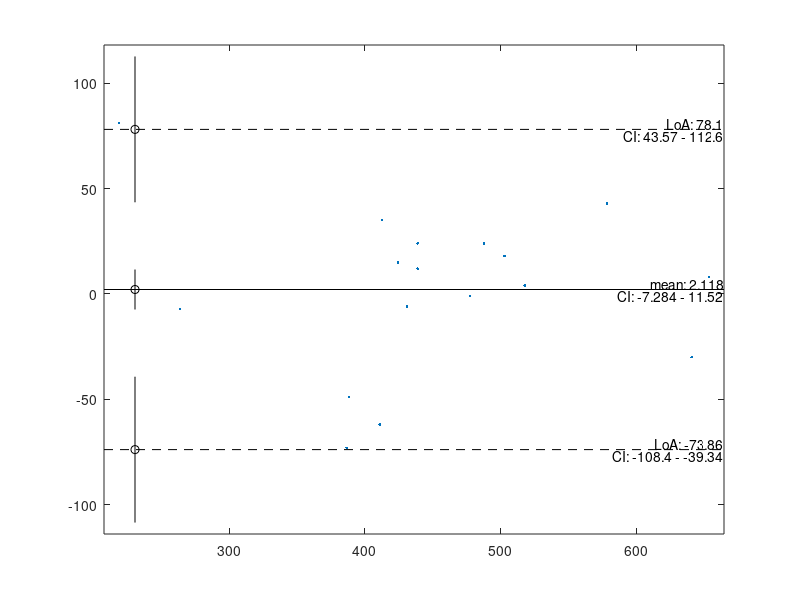

Source code (MATLAB):
function h=BlandAltmanPlot(var1, var2, varargin)
%Create a Bland-Altman plot and return a struct with results and handles.
%This function does not require any toolbox.
%
%Syntax:
% BlandAltmanPlot()
%    Generate an example in the current axes.
% BlandAltmanPlot(var1,var2)
%    Create a Bland-Altman plot with the two entered variables. All other settings are set to the
%    default, as described below. Both must be numeric vectors with 2 dimensions or fewer (so
%    1x1x30 sized arrays will return an error). The y-values are var2-var1, the x-values are
%    (var1+var2)/2, unless the plot_x_mean switch is set to false, in which case var1 determines
%    the x-values.
% BlandAltmanPlot(___,Name,Value)
%    Change optional parameters. See below for the list of options that can be changed.
% BlandAltmanPlot(___,optionstruct)
%    Change optional parameters. Each field should be one of the parameters detailed below. Missing
%    fields are filled with the default.
% h=BlandAltmanPlot(___)
%    Returns a struct with values and object handles. This can be used to extract calculated
%    values, to delete specific objects, or to change the plot type.
%
%Parameters:
%AddDetailsText      [default=true] Add the details to the plot as text. This will add the mean and
%                    limits of agreement above the plotted lines. The confidence intervals will be
%                    added under the plotted lines if enabled by the plotCI parameter. The text
%                    elements are placed on the far right side of the plot.
%alpha               [default=0.05] The alpha value is used for the limits of agreement, as well as
%                    for the confidence intervals.
%plotCI              [default=true] Add the CIs of the mean and LoAs to the plot with the errorbar
%                    function. If AddDetailsText is set to true, this parameter controls both the
%                    whiskers and the text. The whiskers are plotted close to the left side of the
%                    plot.
%plot_x_mean         [default=true] If set to false, the first input is used for the x-coordinate,
%                    instead of using the mean.
%StoreToAppdata      [default=true] If set to true, the output of this function will be stored in
%                    the axes object with setappdata, so it can be easily retrieved. The output
%                    struct is set to the data field named 'HJW___BlandAltmanPlot___data'.
%Parent              [default=[]] This determines the parent axes for the plots and texts. If left
%                    empty, gca is used to determine the target axes. If TargetAxes and Parent both
%                    are non-empty, TargetAxes is ignored.
%TargetAxes          [default=[]] This is the same as the Parent switch. If both are non-empty,
%                    TargetAxes is ignored. This switch is maintained for backwards compatability.
%TextDigitsDisplayed [default=4] This is either the number of digits used in the text elements, or
%                    a FormatSpec that makes num2str return a non-empty char.
%xxyy                [default=[]] This parameter controls the axis range. It has to be a 4-element
%                    vector. Any NaN values will be auto-determined based on the input data (taking
%                    into account the value of plot_x_mean). An empty input is equivalent to [NaN
%                    NaN NaN NaN].
%
%Output:
%h.input.alpha       - alpha value used for plots and calculations
%       .var1        - first variable used for plot
%       .var2        - second variable used for plot
% .data.mu           - mean value of var2-var1
%      .loa          - lower and upper limits of agreement
%      .CI.mu        - lower and upper bound of the CI of the mean
%         .loa_lower - lower and upper bound of the CI of the lower LoA
%         .loa_upper - lower and upper bound of the CI of the upper LoA
% .xxyy              - axis extents used
% .plot.data         - handle to the data plot object
%      .mean         - handle to the mean line
%      .loa_lo       - handle to the lower LoA line
%      .loa_hi       - handle to the upper LoA line
%      .CI_lo        - handle to the lower LoA errorbar
%      .CI_mu        - handle to the mean errorbar
%      .CI_hi        - handle to the upper LoA errorbar
% .text.mean         - handle to the 'mean: %f' text object
%      .meanCI       - handle to the 'CI: %f-%f' text object
%      .loa_hi       - handle to the 'LoA: %f' text object
%      .loa_hi_CI    - handle to the 'CI: %f-%f' text object
%      .loa_lo       - handle to the 'LoA: %f' text object
%      .loa_lo_CI    - handle to the 'CI: %f-%f' text object
%
%The method for calculating characteristic values and the example data were taken from
%Bland&Altman (Lancet, 1986, i:307-310) http://dx.doi.org/10.1016/S0140-6736(86)90837-8
%
%The implementation of tinv and alpha_to_Z are by Star Strider. These implementations mean you can
%use this function without the Statistics Toolbox (except on Matlab 6.5).
% https://www.mathworks.com/matlabcentral/fileexchange/56500
% https://www.mathworks.com/matlabcentral/answers/45173#answer_55318
%
%  _______________________________________________________________________
% | Compatibility | Windows 10  | Ubuntu 20.04 LTS | MacOS 10.15 Catalina |
% |---------------|-------------|------------------|----------------------|
% | ML R2020b     |  works      |  not tested      |  not tested          |
% | ML R2018a     |  works      |  works           |  not tested          |
% | ML R2015a     |  works      |  works           |  not tested          |
% | ML R2011a     |  works      |  works           |  not tested          |
% | ML 6.5 (R13)  |  works      |  not tested      |  not tested          |
% | Octave 5.2.0  |  works      |  works           |  not tested          |
% | Octave 4.4.1  |  works      |  not tested      |  works               |
% """""""""""""""""""""""""""""""""""""""""""""""""""""""""""""""""""""""""
%
% Version: 1.1.0
% Date:    2020-09-29
% Author:  H.J. Wisselink
% Licence: CC by-nc-sa 4.0 ( creativecommons.org/licenses/by-nc-sa/4.0 )
% Email = 'h_j_wisselink*alumnus_utwente_nl';
% Real_email = regexprep(Email,{'*','_'},{'@','.'})

if nargin<2
    if nargin==0
        %example data taken from Bland&Altman (Lancet, 1986, i:307-310)
        % http://dx.doi.org/10.1016/S0140-6736(86)90837-8
        %(only first measurement of each peak flow meter)
        var1=[494,395,516,434,476,557,413,442,650,433,417,656,267,478,178,423,427];
        var2=[512,430,520,428,500,600,364,380,658,445,432,626,260,477,259,350,451];
    else
        error('Incorrect number of input argument.')
    end
end
[success,options,ME]=BlandAltmanPlot_parse_inputs(var1,var2,varargin{:});
if ~success
    %The throwAsCaller function was introduced in R2007b, hence the rethrow here.
    rethrow(ME)
else
    [StoreToAppdata, alpha, plot_x_mean, plotCI, AddDetailsText, ...
        h_ax, TextDigitsDisplayed, xxyy]=...
        deal(options.StoreToAppdata, options.alpha, options.plot_x_mean, options.plotCI, ...
        options.AddDetailsText, options.TargetAxes, options.TextDigitsDisplayed, options.xxyy);
end

%compute Bland-Altman plot characteristics
[mu,loa,CI]=BlandAltman_values(var1,var2,alpha);

h=struct;%store all handles to this struct

%prepare first part of output
h.input.alpha=alpha;
h.input.var1=var1;
h.input.var2=var2;
h.data.mu=mu;
h.data.loa=loa;
h.data.CI=CI;

%determine x and y data based on plot_x_mean
if ~isequal(size(var1),size(var2))
    %reshape to vectors
    var1=var1(:);var2=var2(:);
end
if plot_x_mean
    x=(var1+var2)/2;
    y=var2-var1;
else
    x=var1;
    y=var2-var1;
end

%Store the value of xxyy in the output struct, so it can be used to round the axis extent to
%appropriate values on a case by case basis.
h.xxyy=[min(x) max(x) min(y) max(y)];
%Consider limits of agreement CI when calculating the bounds.
h.xxyy(3)=min(h.xxyy(3),CI.loa_lower(1));
h.xxyy(4)=max(h.xxyy(4),CI.loa_upper(2));
%Add a small margin so the points are not on the exact edge of the plot.
margin=5;%in percent
meanxxyy=[[1 1]*mean(h.xxyy(1:2)) [1 1]*mean(h.xxyy(3:4))];
h.xxyy=meanxxyy+(h.xxyy-meanxxyy)*(1+margin/100);
if isempty(xxyy)
    xxyy=[NaN NaN NaN NaN];
end
%Replace any NaN by the auto-determined extent.
xxyy(isnan(xxyy))=h.xxyy(isnan(xxyy));h.xxyy=xxyy;

%Plot the data, mean and LoAs.
h.plot.data=plot(x,y,'.','Parent',h_ax);
NextPlot=get(h_ax,'NextPlot');%get property to retain state
set(h_ax,'NextPlot','add')
h.plot.mean=plot(xxyy(1:2),mu*[1 1],'k','Parent',h_ax);
h.plot.loa_lo=plot(xxyy(1:2),loa(1)*[1 1],'k--','Parent',h_ax);
h.plot.loa_hi=plot(xxyy(1:2),loa(2)*[1 1],'k--','Parent',h_ax);
if plotCI
    err1=diff(CI.loa_lower)/2;
    err2=diff(CI.mu)/2;
    xe=xxyy(1)+0.05*diff(xxyy(1:2));%shift slightly right
    h.plot.CI_lo=errorbar(xe,loa(1),err1,'ko');
    h.plot.CI_mu=errorbar(xe,mu    ,err2,'ko');
    h.plot.CI_hi=errorbar(xe,loa(2),err1,'ko');
end
set(h_ax,'NextPlot',NextPlot)%restore state (probably hold('off') )
axis(h_ax,xxyy)
if AddDetailsText
    %Add text elements.
    %Use num2str to make use of automatic choice of FormatSpec for a fixed number of digits. This
    %is guaranteed to return a non-empty char array, as that was tested in the parser.
    d=TextDigitsDisplayed;%Use a shorter variable name for better readability of the code.
    
    %Add mean text.
    tx=xxyy(2);ty=mu;
    txt=sprintf('mean: %s',num2str(ty,d));
    h.text.mean=text(tx,ty,txt,'Parent',h_ax,...
        'HorizontalAlignment','right','VerticalAlignment','bottom');
    if plotCI
        txt=sprintf('CI: %s - %s',...
            num2str(CI.mu(1),d),num2str(CI.mu(2),d));
        h.text.meanCI=text(tx,ty,txt,'Parent',h_ax,...
            'HorizontalAlignment','right','VerticalAlignment','top');
    end
    
    %Add upper limit of agreement.
    ty=loa(2);
    txt=sprintf('LoA: %s',num2str(ty,d));
    h.text.loa_hi=text(tx,ty,txt,'Parent',h_ax,...
        'HorizontalAlignment','right','VerticalAlignment','bottom');
    if plotCI
        txt=sprintf('CI: %s - %s',...
            num2str(CI.loa_upper(1),d),num2str(CI.loa_upper(2),d));
        h.text.loa_hi_CI=text(tx,ty,txt,'Parent',h_ax,...
            'HorizontalAlignment','right','VerticalAlignment','top');
    end
    
    %Add lower limit of agreement.
    ty=loa(1);
    txt=sprintf('LoA: %s',num2str(ty,d));
    h.text.loa_lo=text(tx,ty,txt,'Parent',h_ax,...
        'HorizontalAlignment','right','VerticalAlignment','bottom');
    if plotCI
        txt=sprintf('CI: %s - %s',...
            num2str(CI.loa_lower(1),d),num2str(CI.loa_lower(2),d));
        h.text.loa_lo_CI=text(tx,ty,txt,'Parent',h_ax,...
            'HorizontalAlignment','right','VerticalAlignment','top');
    end
end

if StoreToAppdata
    setappdata(h_ax,'HJW___BlandAltmanPlot___data',h)
end
if nargout==0
    clear h
end
end
function [mu,loa,CI]=BlandAltman_values(x,y,alpha)
%compute Bland-Altman plot characteristics
%
%The method for calculating these values was taken from Bland&Altman
%(Lancet, 1986, i:307-310) http://dx.doi.org/10.1016/S0140-6736(86)90837-8
%
%The implementation of tinv is by Star Strider
% https://www.mathworks.com/matlabcentral/fileexchange/56500
%The implementation of alpha_to_Z is by Star Strider as well
% https://www.mathworks.com/matlabcentral/answers/45173#answer_55318

% http://web.archive.org/web/20190326204734/
% https://www.mathworks.com/matlabcentral/mlc-downloads/downloads/
%  submissions/56500/versions/1/contents/tstat3.m  
%
% http://web.archive.org/web/20150317011457/
% http://www.mathworks.com/matlabcentral/answers/
%  45173-p-value-to-z-score#answer_55318

%retrieve statistical functions
persistent t_inv alpha_to_Z
if isempty(t_inv)
    if ifversion('>=',7.0,'Octave','>',3)
        %Anonymous functions were introduced in ML7.0, so we need to use eval to fool the syntax
        %checker in ML6.5.
        
        % 2-tailed t-distribution
        tdist2T=eval('@(t,v) (1-betainc(v/(v+t^2), v/2, 0.5))');%#ok<NASGU>
        % 1-tailed t-distribution
        tdist1T=eval('@(t,v) 1-(1-tdist2T(t,v))/2');%#ok<NASGU>
        % T-Statistic Given Probability alpha & Degrees-Of-Freedom v
        t_inv=eval('@(a,v) fzero(@(tval) (max(a,(1-a))-tdist1T(tval,v)),5)');
        % Get Z value given the alpha
        alpha_to_Z = eval('@(a) -sqrt(2) * erfcinv(a*2)');
    else
        %There should be a way to replace the anonymous functions with inline functions. The
        %commented code below could be expected to work (as it is simply a compacted copy of the
        %anonymous functions), but it seems to hang. Therefore, the assumption will be made that
        %the tinv function is available for releases before version 7.0.
        %
        % fun=inline('max(a,(1-a))-(1+betainc(v/(v+tval^2),v/2,0.5)/2)','tval','a','v');
        % t=fzero(fun,5,[],a,v);
        t_inv=inline('tinv(max(a,(1-a)),v)','a','v');     %#ok<DINLN>
        alpha_to_Z=inline('-sqrt(2) * erfcinv(a*2)','a'); %#ok<DINLN>
    end
end

%compute main characteristics
data=y(:)-x(:);data(isnan(data))=[];
n=numel(data);%cases
mu=mean(data);%mean
s=std(data);%SD

%compute statistical elements
mu_ste=sqrt(s^2/n);%standard error of mean
loa_ste=sqrt(3*s^2/n);%standard error of limit of agreement
t=t_inv(alpha/2,n-1);%t-value
z=alpha_to_Z(1-alpha/2);%Z value for two-tailed alpha

%compute output parameters
CI.mu=[mu-mu_ste mu+mu_ste];
loa=[mu-z*s mu+z*s];
CI.loa_lower=[loa(1)-(t*loa_ste) loa(1)+(t*loa_ste)];
CI.loa_upper=[loa(2)-(t*loa_ste) loa(2)+(t*loa_ste)];
end
function [success,options,ME]=BlandAltmanPlot_parse_inputs(var1,var2,varargin)
%Parse the inputs of the BlandAltmanPlot function
% It returns a success flag, the parsed options, and an ME struct. As input, the options should
% either be entered as a struct or as Name,Value pairs. Missing fields are filled from the default.

%pre-assign outputs
success=false;
options=struct;
ME=struct('identifier','','message','');

%Test if tinv is available on Matlab 6.5 and store the result to speed up subsequent runs.
persistent tinv_is_available
if isempty(tinv_is_available)
        tinv_is_available=false;
        if ifversion('>=',7.0,'isOctave','>=',4.0)
            %The replacement for tinv will work on these releases, so no need for an error.
            tinv_is_available=true;
        else
            try
                %Just try to see if there is a tinv on the search path. This also allows for
                %user-provided implementation.
                ignore=tinv(0.05,19); %#ok<NASGU>
                tinv_is_available=true;
            catch
            end
        end
end
if ~tinv_is_available
    ME.message='This function requires the tinv function on Matlab 6.5.';
    ME.identifier='HJW:BlandAltmanPlot:no_tinv';
    return
end

%test the required inputs
if numel(var1)==0 || numel(var1)~=max(size(var1)) || ~isnumeric(var1) ...
        || numel(size(var1))>2 %ndims must be <=2 for use in plot()
    ME.message='The first input is not a numeric vector.';
    ME.identifier='HJW:BlandAltmanPlot:incorrect_input';
    return
end
if numel(var2)==0 || numel(var2)~=max(size(var2)) || ~isnumeric(var2) ...
        || numel(size(var2))>2 %ndims must be <=2 for use in plot()
    ME.message='The second input is not a numeric vector.';
    ME.identifier='HJW:BlandAltmanPlot:incorrect_input';
    return
end
if numel(var1)~=numel(var2)
    ME.message='The first and second inputs do no match.';
    ME.identifier='HJW:BlandAltmanPlot:incorrect_input';
    return
end

%set the defaults
default.StoreToAppdata=true;%store output in the axis with setappdata
default.alpha=0.05;%set default alpha value to 5%
default.plot_x_mean=true;%use the mean as x coordinate
default.plotCI=true;%add the CIs of the mean and LoAs to the plot
default.AddDetailsText=true;%add the details to the plot as text
default.TextDigitsDisplayed=4;%number of digits or num2str FormatSpec
default.xxyy=[];%axis range, leave empty or NaN to auto-determine
default.TargetAxes=[];%axes where the plots and texts should be created
default.Parent=[];%alternative option name for TargetAxes

%The required inputs are checked, so now we need to return the default options if there are no
%further inputs.
if nargin==2
    options=default;
    success=true;
    options=BlandAltmanPlot_parse_inputs_ensureParentAxesExists(options);
    return
end

%test the optional inputs
struct_input=nargin==3 && isa(varargin{1},'struct');
NameValue_input=mod(nargin,2)==0 && ...
    all(cellfun('isclass',varargin(1:2:end),'char'));
if ~( struct_input || NameValue_input )
    ME.message=['The third input (options) is expected to be either a ',...
        'struct,',char(10),'or consist of Name,Value pairs.']; %#ok<CHARTEN>
    ME.identifier='HJW:BlandAltmanPlot:incorrect_input_options';
    return
end
if NameValue_input
    %convert the Name,Value to a struct
    for n=1:2:numel(varargin)
        try
            options.(varargin{n})=varargin{n+1};
        catch
            ME.message='Parsing of Name,Value pairs failed.';
            ME.identifier='HJW:BlandAltmanPlot:incorrect_input_NameValue';
            return
        end
    end
else
    options=varargin{1};
end
fn=fieldnames(options);
for k=1:numel(fn)
    curr_option=fn{k};
    item=options.(curr_option);
    ME.identifier=...
        ['HJW:BlandAltmanPlot:incorrect_input_opt_' lower(curr_option)];
    switch curr_option
        case 'alpha'
            if ~isnumeric(item) || numel(item)~=1 || ...
                    item<0 || item>1 || isnan(item)
                %Because of the short circuit or() the NaN test doesn't need to consider the case
                %of a vector, as the numel test will already become true, in which case it is not
                %evaluated.
                ME.message='The value of options.alpha is not a scalar between 0 and 1.';
                return
            end
        case {'StoreToAppdata','plotCI','AddDetailsText','plot_x_mean'}
            [passed,item]=test_if_scalar_logical(item);
            options.(curr_option)=item;
            if ~passed
                ME.message=['The value of options.',curr_option,' is not a logical scalar.'];
                return
            end
        case 'TextDigitsDisplayed'
            temp=false;
            %Test an integer input and a char input separately to keep the logical statements and
            %program flow more clear.
            if isnumeric(item)
                if numel(item)~=1 || double(item)~=round(double(item))
                    %The integer test could cause issues due to float rounding, but it should
                    %actually not be an issue.
                    %The integer test in its current form also catches NaN.
                    temp=true;
                end
            elseif isa(item,'char')
                try
                    %This will not catch all invalid FormatSpec inputs, but at least any errors are
                    %caught. If the user chooses to supply '%%d' as a FormatSpec, the function will
                    %run as expected (i.e. return '%d' on Octave and all Matlab releases except
                    %v6.5 where this returns an error).
                    temp_out=num2str(123.45,item);
                    if ~isa(temp_out,'char') || numel(temp_out)==0
                        temp=true;
                    end
                catch
                    temp=true;
                end
            else
                temp=true;
            end
            if temp
                ME.message='The value of options.TextDigitsDisplayed is not an integer scalar.';
                return
            end
        case 'xxyy'
            %NaN values will be filled with the data extent
            if ~isnumeric(item) || (numel(item)~=4 && ~isempty(item)) || ...
                    ( ~isempty(item) && ...
                    ( item(2)<=item(1) || item(4)<=item(3) ) )
                ME.message=['The value of options.xxyy is neither ',...
                    'a valid 2D axis range, nor empty.'];
                return
            end
        case {'TargetAxes','Parent'}
            %It is difficult to test if a supplied variable is an axes object, as in old Matlab
            %(and in Octave) a handle is simply a double. A strategy with get (with try-catch)
            %should work.
            try
                if ~strcmp(get(item,'Type'),'axes') && ~isempty(item)
                    ME.message=['The value of options.',curr_option,...
                        ' is not an axes object or is not empty.'];
                    return
                end
            catch
                if ~isempty(item)
                    ME.message=['The value of options.',curr_option,...
                        ' is not an axes object or is not empty.'];
                    return
                end
            end
        otherwise
            ME.message=sprintf('Name,Value pair not recognized: %s',curr_option);
            ME.identifier='HJW:BlandAltmanPlot:incorrect_input_NameValue';
            return
    end
end

%fill any missing fields
fn=fieldnames(default);
for k=1:numel(fn)
    if ~isfield(options,fn(k))
        options.(fn{k})=default.(fn{k});
    end
end

if isempty(options.TargetAxes)
    options=BlandAltmanPlot_parse_inputs_ensureParentAxesExists(options);
end
success=true;ME=[];
end
function options=BlandAltmanPlot_parse_inputs_ensureParentAxesExists(options)
%gca might result in unexpected behavior if called unintentionally
%
%When this function is called, the validity of the inputs is already checked, or the default was
%loaded (meaning both inputs are empty). The precedence is described below.
%
%behavior: (P='Parent' parameter, T='TargetAxes' parameter)
% isempty(P) &&  isempty(T) --> out=gca
%~isempty(P) &&  isempty(T) --> out=P
% isempty(P) && ~isempty(T) --> out=T
%~isempty(P) && ~isempty(T) --> out=P
P=options.Parent;T=options.TargetAxes;
ax_matrix={[],T;P,P};
ax=ax_matrix{2-isempty(P),2-isempty(T)};
if isempty(ax)
    ax=gca;
end
options.Parent=ax;
options.TargetAxes=ax;
end
function tf=ifversion(test,Rxxxxab,Oct_flag,Oct_test,Oct_ver)
%Determine if the current version satisfies a version restriction
%
% To keep the function fast, no input checking is done. This function returns a NaN if a release
% name is used that is not in the dictionary.
%
% Syntax:
% tf=ifversion(test,Rxxxxab)
% tf=ifversion(test,Rxxxxab,'Octave',test_for_Octave,v_Octave)
%
% Output:
% tf       - If the current version satisfies the test this returns true.
%            This works similar to verLessThan.
%
% Inputs:
% Rxxxxab - Char array containing a release description (e.g. 'R13', 'R14SP2' or 'R2019a') or the
%           numeric version.
% test    - Char array containing a logical test. The interpretation of this is equivalent to
%           eval([current test Rxxxxab]). For examples, see below.
%
% Examples:
% ifversion('>=','R2009a') returns true when run on R2009a or later
% ifversion('<','R2016a') returns true when run on R2015b or older
% ifversion('==','R2018a') returns true only when run on R2018a
% ifversion('==',9.9) returns true only when run on R2020b
% ifversion('<',0,'Octave','>',0) returns true only on Octave
%
% The conversion is based on a manual list and therefore needs to be updated manually, so it might
% not be complete. Although it should be possible to load the list from Wikipedia, this is not
% implemented.
%
%  _______________________________________________________________________
% | Compatibility | Windows 10  | Ubuntu 20.04 LTS | MacOS 10.15 Catalina |
% |---------------|-------------|------------------|----------------------|
% | ML R2020b     |  works      |  not tested      |  not tested          |
% | ML R2018a     |  works      |  works           |  not tested          |
% | ML R2015a     |  works      |  works           |  not tested          |
% | ML R2011a     |  works      |  works           |  not tested          |
% | ML 6.5 (R13)  |  works      |  not tested      |  not tested          |
% | Octave 5.2.0  |  works      |  works           |  not tested          |
% | Octave 4.4.1  |  works      |  not tested      |  works               |
% """""""""""""""""""""""""""""""""""""""""""""""""""""""""""""""""""""""""
%
% Version: 1.0.4
% Date:    2020-09-28
% Author:  H.J. Wisselink
% Licence: CC by-nc-sa 4.0 ( creativecommons.org/licenses/by-nc-sa/4.0 )
% Email = 'h_j_wisselink*alumnus_utwente_nl';
% Real_email = regexprep(Email,{'*','_'},{'@','.'})

%The decimal of the version numbers are padded with a 0 to make sure v7.10 is larger than v7.9.
%This does mean that any numeric version input needs to be adapted. multiply by 100 and round to
%remove the potential for float rounding errors.
%Store in persistent for fast recall (don't use getpref, as that is slower than generating the
%variables and makes updating this function harder).
persistent  v_num v_dict octave
if isempty(v_num)
    %test if Octave is used instead of Matlab
    octave=exist('OCTAVE_VERSION', 'builtin');
    
    %get current version number
    v_num=version;
    ii=strfind(v_num,'.');
    if numel(ii)~=1,v_num(ii(2):end)='';ii=ii(1);end
    v_num=[str2double(v_num(1:(ii-1))) str2double(v_num((ii+1):end))];
    v_num=v_num(1)+v_num(2)/100;
    v_num=round(100*v_num);%remove float rounding errors
    
    %get dictionary to use for ismember
    v_dict={...
        'R13' 605;'R13SP1' 605;'R13SP2' 605;'R14' 700;'R14SP1' 700;'R14SP2' 700;'R14SP3' 701;...
        'R2006a' 702;'R2006b' 703;'R2007a' 704;'R2007b' 705;'R2008a' 706;'R2008b' 707;...
        'R2009a' 708;'R2009b' 709;'R2010a' 710;'R2010b' 711;'R2011a' 712;'R2011b' 713;...
        'R2012a' 714;'R2012b' 800;'R2013a' 801;'R2013b' 802;'R2014a' 803;'R2014b' 804;...
        'R2015a' 805;'R2015b' 806;'R2016a' 900;'R2016b' 901;'R2017a' 902;'R2017b' 903;...
        'R2018a' 904;'R2018b' 905;'R2019a' 906;'R2019b' 907;'R2020a' 908;'R2020b',909};
end

if octave
    if nargin==2
        warning('HJW:ifversion:NoOctaveTest',...
            ['No version test for Octave was provided.',char(10),...
            'This function might return an unexpected outcome.']) %#ok<CHARTEN>
        %Use the same test as for Matlab, which will probably fail.
        L=ismember(v_dict(:,1),Rxxxxab);
        if sum(L)~=1
            warning('HJW:ifversion:NotInDict',...
                'The requested version is not in the hard-coded list.')
            tf=NaN;return
        else
            v=v_dict{L,2};
        end
    elseif nargin==4
        %undocumented shorthand syntax: skip the 'Octave' argument
        [test,v]=deal(Oct_flag,Oct_test);
        %convert 4.1 to 401
        v=0.1*v+0.9*fix(v);v=round(100*v);
    else
        [test,v]=deal(Oct_test,Oct_ver);
        %convert 4.1 to 401
        v=0.1*v+0.9*fix(v);v=round(100*v);
    end
else
    %convert R notation to numeric and convert 9.1 to 901
    if isnumeric(Rxxxxab)
        v=0.1*Rxxxxab+0.9*fix(Rxxxxab);v=round(100*v);
    else
        L=ismember(v_dict(:,1),Rxxxxab);
        if sum(L)~=1
            warning('HJW:ifversion:NotInDict',...
                'The requested version is not in the hard-coded list.')
            tf=NaN;return
        else
            v=v_dict{L,2};
        end
    end
end
switch test
    case '=='
        tf= v_num == v;
    case '<'
        tf= v_num <  v;
    case '<='
        tf= v_num <= v;
    case '>'
        tf= v_num >  v;
    case '>='
        tf= v_num >= v;
end
end
function [isLogical,val]=test_if_scalar_logical(val)
%Test if the input is a scalar logical or convertible to it.
%(use the first output to trigger an input error, use the second as the parsed input)
%
% Allowed values:
%- true or false
%- 1 or 0
%- 'on' or 'off'
%- matlab.lang.OnOffSwitchState.on or matlab.lang.OnOffSwitchState.off
persistent states
if isempty(states)
    states={true,false;...
        1,0;...
        'on','off'};
    try
        states(end+1,:)=eval('{"on","off"}');
    catch
    end
end
isLogical=true;
try
    for n=1:size(states,1)
        for m=1:2
            if isequal(val,states{n,m})
                val=states{1,m};return
            end
        end
    end
    if isa(val,'matlab.lang.OnOffSwitchState')
        val=logical(val);return
    end
catch
end
isLogical=false;
end